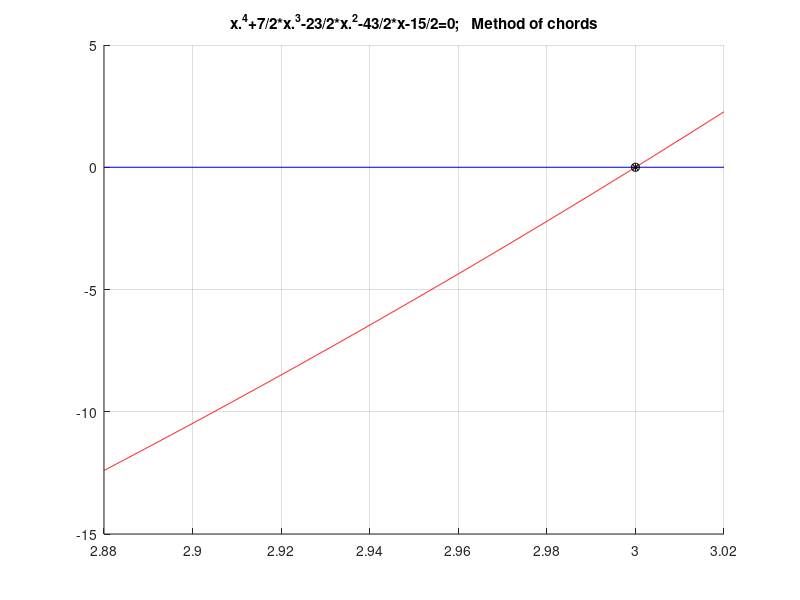

MATLAB code to generate this figure:

clc,close all

%------------------------   PRADINIAI DUOMENYS  ---------------------------


 f='x.^4+7/2*x.^3-23/2*x.^2-43/2*x-15/2'
%range=[-5.10 ; -4.96 ]
%range=[-1.04 ; -0.90 ]
%range=[-0.62 ; -0.48 ]
range=[2.88 ; 3.02 ]


%f = '1.9*x.*sin(x)-(x/1.5-3).^2'
%range=[1.40 ; 2.00 ]
% range=[2.60 ; 3.20 ]
% range=[6.20 ; 6.80 ]
%range=[8.60 ; 9.20 ]


eps=1e-9;  % parenkame tikslumo reiksme 
nitmax=100;% parenkame didziausia leistina iteraciju skaiciu
method='chords';


% braizomas funkcijos grafikas
npoints=1000; x=range(1): (range(2)-range(1))/(npoints-1) :range(2);  
figure(1); grid on; hold on;
str=[f,'=0;   Method of ',method]; title(str);
plot(x,eval(f),'r-');
plot(range,[0 0],'b-');

%------------------------   SPRENDIMAS  -----------------------------------

xn=range(1);xn1=range(2);prec=1;
nit=0;
while prec > eps
    nit=nit+1;
    if nit > nitmax, fprintf('Virsytas leistinas iteraciju skaicius');break;end
    plot(xn,0,'mp');h = findobj(gca,'Type','line');h1=h(1); % paskutinio grafinio objekto valdiklis irasomas handle masyvo priekyje
    plot(xn1,0,'cp');h = findobj(gca,'Type','line');h2=h(1);
    
            x=xn;fxn=eval(f);x=xn1;fxn1=eval(f);
            k=abs(fxn/fxn1);xmid=(xn+k*xn1)/(1+k);
            plot(xmid,0,'gs');plot([xn,xn1],[fxn,fxn1],'g-');h = findobj(gca,'Type','line');h3=h(1:2);
        
    x=xmid;fxmid=eval(f);
    
    % jeigu pradzioje tikriname kairi taska
    x=xn;fxn=eval(f);
    if sign(fxmid) == sign(fxn), xn=xmid;
    else, xn1=xmid;
    end
    
    input('Press Enter'), figure(1); % skaiciavimas stabdomas iki bus paspaustas Enter klavisas
    delete(h1);delete(h2);delete(h3);
    
    prec=abs(fxmid); 
    fprintf(1,'iteracija %d    tikslumas= %g \n',nit,prec);
end
plot(xmid,0,'k*');plot(xmid,0,'ko');
fprintf(1,'\n tikslumas pasiektas, saknis xmid=%g\n\n',xmid);


% ................................................................................
disp('.... Patikriname saknies reiksme, naudodami MATLAB funkcija fsolve: ....')
